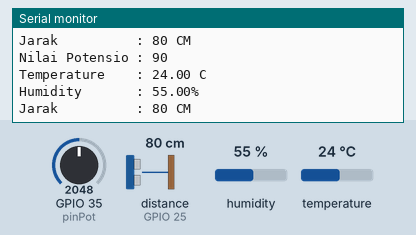
Simulated run of this sketch. Board: ESP32. On the bench: the last lines printed to the serial monitor. Wiring (inferred from the names in the program): ultrasonic range finder: trigger GPIO 26; echo GPIO 25. The test bench sets the inputs (shaded band); at power-on: distance to the obstacle (sensor on GPIO 25) 80 cm, GPIO 35 (pinPot) = 2048, humidity 55 %, temperature 24 °C. The echo pulse lasts 58.3 µs per cm.

Above: at 1.2 s.
1.3 s: distance to the obstacle (sensor on GPIO 25) set to 2 cm
At 2.1 s:
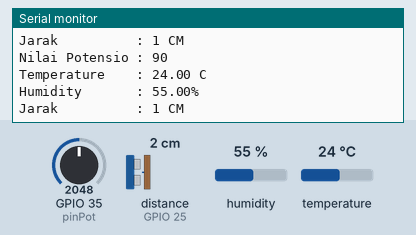
2.8 s: GPIO 35 (pinPot) set to 2866
4.3 s: distance to the obstacle (sensor on GPIO 25) set to 4 cm
At 4.8 s:
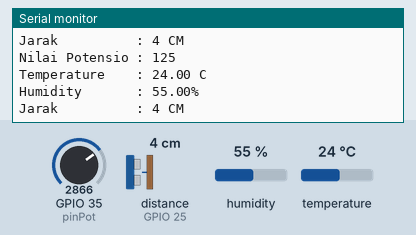
Timing chart, 0 to 5.3 s (numbered marks = the images above; inputs shaded):
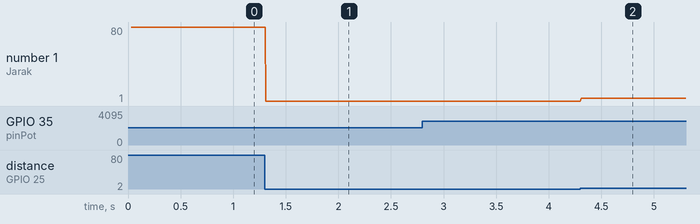

The sketch:

master_komunikasi_wifi_dengan_potensio__dht11__ultrasonic.ino
```cpp
#include <DHT.h>
#include <WiFi.h>
#include <WiFiClient.h>
#include <WiFiAP.h>

#define DHTTYPE DHT11
#define DHTPIN 4
#define trigPin 26
#define echoPin 25
#define pinPot 35
int nilaiPot = 0;
String Kirim_data;
DHT dht(DHTPIN, DHTTYPE);
float Temperature;
float Humidity;
long duration;
long distance;
// Set these to your desired credentials.
const char *ssid = "ESP32 Kontrol";
const char *password = "coba_aja";

WiFiServer server(409500);


void setup() {
  Serial.begin(115200);
  pinMode(pinPot, INPUT);
  pinMode(trigPin, OUTPUT);
  pinMode(echoPin, INPUT);
  pinMode(DHTPIN, INPUT);
  dht.begin();
  Serial.println();
  Serial.println("Configuring access point...");

  // You can remove the password parameter if you want the AP to be open.
  WiFi.softAP(ssid, password);
  IPAddress myIP = WiFi.softAPIP();
  Serial.print("AP IP address: ");
  Serial.println(myIP);
  server.begin();

  Serial.println("Server started");
}
void sensor() {
  nilaiPot = analogRead(pinPot);
  nilaiPot = map(nilaiPot, 0, 4095, 0, 180);
  Temperature = dht.readTemperature();
  Humidity = dht.readHumidity();
  digitalWrite(trigPin, HIGH);
  digitalWrite(trigPin, LOW);
  duration = pulseIn(echoPin, HIGH);
  distance = (duration / 2) / 29.1;
}

void loop() {
  WiFiClient client = server.available();   // listen for incoming clients
  sensor();
  Serial.println();
  Serial.println("Nilai Potensio : " + String(nilaiPot));
  Serial.println("Temperature    : " + String(Temperature) + " C");
  Serial.println("Humidity       : " + String(Humidity) + "%");
  Serial.println("Jarak          : " + String(distance) + " CM");
  Kirim_data = String(nilaiPot) + "," + String(Temperature) + "," + String(Humidity) + "," + String(distance);
  client.println(Kirim_data);
  //client.stop();
}
```

Measured:
- after the input at 1.3 s, the serial monitor: prints a new line at once (image 1)
- after the input at 4.3 s, the serial monitor: prints a new line at once (image 2)
- plotted number 1: 80 → 1 after the input at 1.3 s, 1 → 4 after the input at 4.3 s
